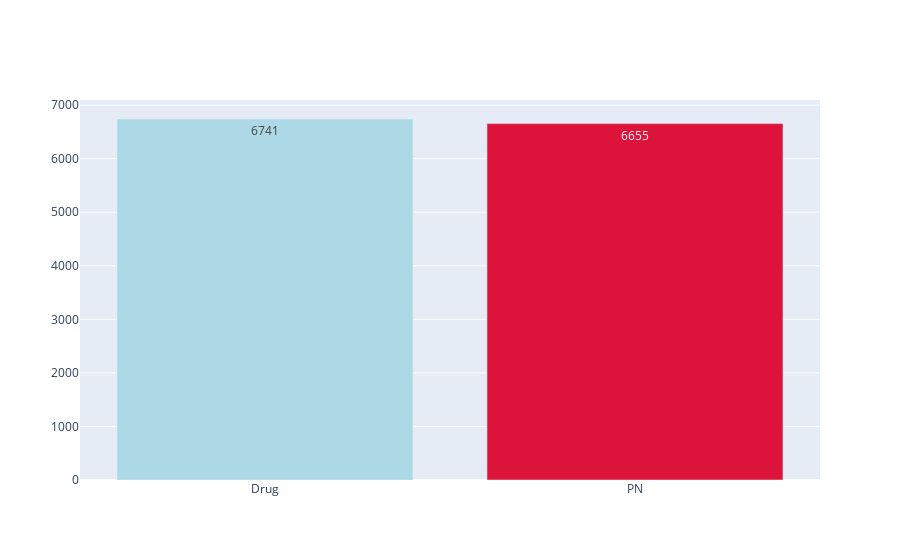

Source (notebook cell):
### Code cell
import plotly.express as px
import pandas as pd
import plotly.graph_objects as go
import pandas as pd

# Conte as ocorrências de cada classe
class_counts = df['type'].value_counts().reset_index()
class_counts.columns = ['type', 'count']

# Mapeie as cores para as classes
colors = {'PN': 'crimson', 'Drug': 'lightblue'}
class_counts['colors'] = class_counts['type'].map(colors)

# Crie o gráfico de barras com as cores mapeadas
# fig = px.bar(class_counts, x='type', y='count', title='Classes', color='colors')

fig = go.Figure(data=[
    go.Bar(
        x=class_counts['type'],
        y=class_counts['count'],
        text=class_counts['count'],
        marker=dict(color=class_counts['colors']),
    )
])

# Mostre o gráfico
fig.show()

### Figure 1 — Plotly figure (JSON) as saved in the notebook; plotly's stock layout.template omitted (floating-point values rounded to 4 significant figures)
{"data": [{"marker": {"color": ["lightblue", "crimson"]}, "text": [6741, 6655], "type": "bar", "x": ["Drug", "PN"], "y": [6741, 6655]}], "layout": {}}
